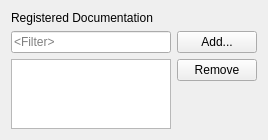
<?xml version="1.0" encoding="UTF-8"?>
<ui version="4.0">
 <class>HelpDocSettingsWidget</class>
 <widget class="QWidget" name="HelpDocSettingsWidget">
  <property name="geometry">
   <rect>
    <x>0</x>
    <y>0</y>
    <width>268</width>
    <height>128</height>
   </rect>
  </property>
  <property name="windowTitle">
   <string>Form</string>
  </property>
  <layout class="QGridLayout" name="gridLayout">
   <item row="0" column="0">
    <widget class="QLabel" name="docLabel">
     <property name="text">
      <string>Registered Documentation</string>
     </property>
    </widget>
   </item>
   <item row="1" column="0">
    <widget class="QLineEdit" name="registeredDocsFilterLineEdit">
     <property name="placeholderText">
      <string>&lt;Filter&gt;</string>
     </property>
     <property name="clearButtonEnabled">
      <bool>true</bool>
     </property>
    </widget>
   </item>
   <item row="1" column="1" rowspan="2">
    <layout class="QVBoxLayout" name="buttonLayout">
     <item>
      <widget class="QPushButton" name="docAddButton">
       <property name="text">
        <string>Add...</string>
       </property>
      </widget>
     </item>
     <item>
      <widget class="QPushButton" name="docRemoveButton">
       <property name="text">
        <string>Remove</string>
       </property>
      </widget>
     </item>
     <item>
      <spacer name="buttonSpacer">
       <property name="orientation">
        <enum>Qt::Vertical</enum>
       </property>
       <property name="sizeHint" stdset="0">
        <size>
         <width>20</width>
         <height>40</height>
        </size>
       </property>
      </spacer>
     </item>
    </layout>
   </item>
   <item row="2" column="0">
    <widget class="QListWidget" name="registeredDocsListWidget">
     <property name="selectionMode">
      <enum>QAbstractItemView::ExtendedSelection</enum>
     </property>
    </widget>
   </item>
  </layout>
 </widget>
 <resources/>
 <connections/>
</ui>
